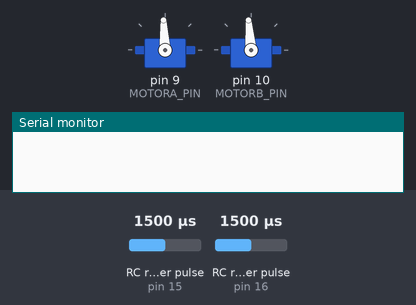
Recording of a sketch running on a simulated Arduino Uno, built with avr-gcc and run on an emulated ATmega328P. Shown: 2 × servo, the last lines printed to the serial monitor. Wiring (inferred from the names in the program): 2 × RC receiver channel: data pin 15 / data pin 16. Inputs (shaded band) come from the test bench; at power-on: RC receiver pulse (sensors on pin 15, pin 16) 1500 µs.

Above: at 1.2 s.
1.3 s: RC receiver pulse (sensor on pin 15) set to 1020 µs
At 2.3 s:
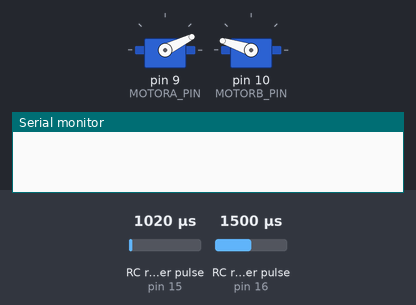
2.8 s: RC receiver pulse (sensor on pin 16) set to 1250 µs
At 3.5 s:
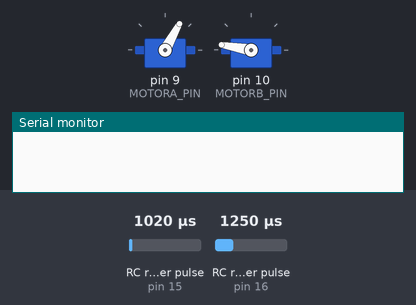
4.3 s: RC receiver pulse (sensor on pin 15) set to 1500 µs
At 5.7 s:
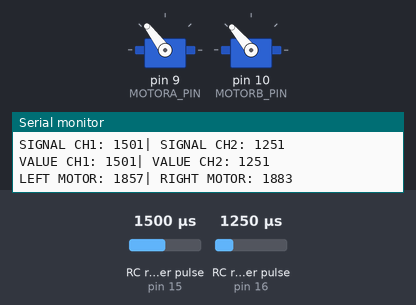
6.6 s: RC receiver pulse (sensor on pin 16) set to 1750 µs
At 7.6 s:
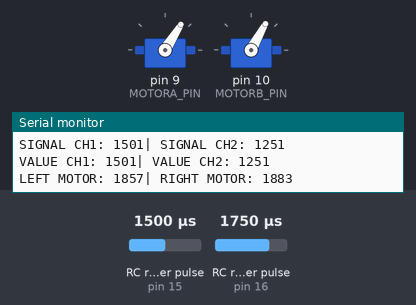
8.1 s: RC receiver pulse (sensor on pin 15) set to 1250 µs
At 8.7 s:
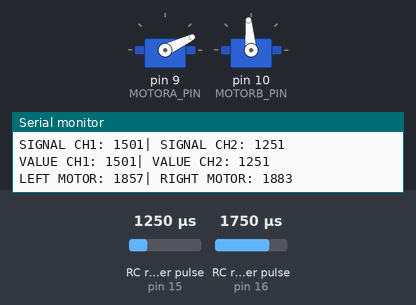
9.6 s: RC receiver pulse (sensor on pin 16) set to 1500 µs
At 11.0 s:
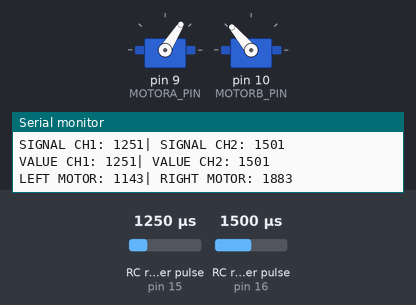
Timing chart, 0 to 12.1 s (numbered marks = the images above; inputs shaded):
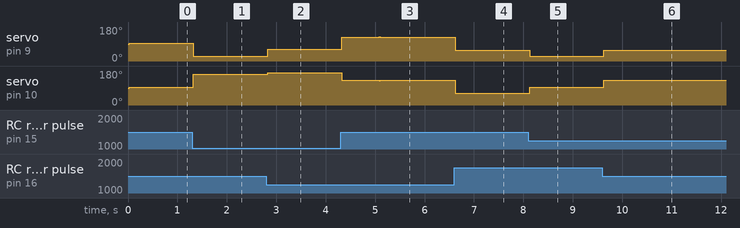

Measured:
- after the input at 1.3 s, servo on pin 9 (MOTORA_PIN): 93° → 26° at once; servo on pin 10 (MOTORB_PIN): 95° → 162° at once
- after the input at 2.8 s, servo on pin 9 (MOTORA_PIN): 26° → 61° at once; servo on pin 10 (MOTORB_PIN): 162° → 170° at once
- after the input at 4.3 s, servo on pin 9 (MOTORA_PIN): 61° → 127° at once; servo on pin 10 (MOTORB_PIN): 170° → 130° at once
- after the input at 6.6 s, servo on pin 9 (MOTORA_PIN): 127° → 58° at once; servo on pin 10 (MOTORB_PIN): 130° → 61° at once
- after the input at 8.1 s, servo on pin 9 (MOTORA_PIN): 58° → 25° at once; servo on pin 10 (MOTORB_PIN): 61° → 95° at once
- after the input at 9.6 s, servo on pin 9 (MOTORA_PIN): 25° → 58° at once; servo on pin 10 (MOTORB_PIN): 95° → 130° at once

The sketch:

radio-mixer.ino
```cpp
/*
 * RADIO MIXER FOR 2.4 GHz TX4 CONTROLLER
 *
 * OBS. INTERNA: ESCRITO COM BASE NO RECEPTOR E TRANSMISSOR DO
 * CONTROLE COM O ADESIVO DA ROBOTBULLS + MOTORES N20 500RPM.
 * @Authors: Lucas Tomazeli, Renato Júnior, Felipe Mastromauro
 */

// TODO: Corrigir eventuais travamentos e permitir virar com
// o gatilho completamente apertado.

#include <Servo.h>

// MOTORS DEFINITION

Servo motorA;
Servo motorB;

// PINS DEFINITION

#define MOTORA_PIN 9
#define MOTORB_PIN 10

#define CH1_PIN 15
#define CH2_PIN 16

// "MAGIC NUMBERS" DEFINITION

#define DEBUG 1
#define DEADZONE 20
#define TIMEOUT 50000

#define LOWER_PULSE 1020
#define MIDDLE_PULSE 1510
#define UPPER_PULSE 2000

#define interval 5000

#define MOTORA_LOWER 800
#define MOTORA_UPPER 2200

#define MOTORB_LOWER 700
#define MOTORB_UPPER 2300

#define MOTOR_LOWER_POINT 800
#define MOTOR_LOWER_MIDDLE_POINT 1150
#define MOTOR_MIDDLE_POINT 1500
#define MOTOR_MIDDLE_UPPER_POINT 1850
#define MOTOR_UPPER_POINT 2200

// GLOBALS

unsigned long ch1Pulse, ch2Pulse;
unsigned long ch1Value, ch2Value;
int ch1Servo, ch2Servo;
int leftMotor, rightMotor;
int statCounter;
unsigned long previousMillis = 0;

// FUNCTION PROTOTYPES

void readRadio();         // Read radio receptor signal
void normalize();         // Normalization of readings
void mix();               // Mixing the controller commands
void controlMotors();     // Controlling motors
void debug();             // Serial monitor info

void setup() {
  if (DEBUG != 0){
    Serial.begin(9600);
  }

  pinMode(CH1_PIN, INPUT);
  pinMode(CH2_PIN, INPUT);

  motorA.attach(MOTORA_PIN);
  motorB.attach(MOTORB_PIN);
}

void loop() {
  readRadio();
  if(DEBUG != 0) {
    debug();
  }
  controlMotors();
}

void readRadio(){
  ch1Pulse = pulseIn(CH1_PIN, HIGH, TIMEOUT);
  ch2Pulse = pulseIn(CH2_PIN, HIGH, TIMEOUT);

  if ((ch1Pulse == 0) || (ch1Pulse - MIDDLE_PULSE > -DEADZONE && ch1Pulse - MIDDLE_PULSE < DEADZONE)){
    ch1Pulse = MIDDLE_PULSE;
  }
  if ((ch2Pulse == 0) || (ch2Pulse - MIDDLE_PULSE > -DEADZONE && ch2Pulse - MIDDLE_PULSE < DEADZONE)){
    ch2Pulse = MIDDLE_PULSE;
  }
  normalize();
}

// TODO: Refactor and test values in this function
void normalize(){
  ch1Value = constrain(ch1Pulse, LOWER_PULSE, UPPER_PULSE);
  ch2Value = constrain(ch2Pulse, LOWER_PULSE, UPPER_PULSE);

  // Normalize
  if(ch1Value > MIDDLE_PULSE && ch1Value <= (UPPER_PULSE + MIDDLE_PULSE)/2){
    ch1Servo = map(ch1Value, MIDDLE_PULSE, (UPPER_PULSE + MIDDLE_PULSE)/2, MOTOR_MIDDLE_POINT, MOTOR_LOWER_MIDDLE_POINT);
  }

  if(ch1Value > (UPPER_PULSE + MIDDLE_PULSE)/2 && ch1Value <= UPPER_PULSE){
    ch1Servo = map(ch1Value, UPPER_PULSE - (UPPER_PULSE - MIDDLE_PULSE), UPPER_PULSE, MOTOR_LOWER_MIDDLE_POINT, MOTOR_LOWER_POINT);
  }

  if(ch1Value >= (LOWER_PULSE + MIDDLE_PULSE)/2 && ch1Value < MIDDLE_PULSE){
    ch1Servo = map(ch1Value, (LOWER_PULSE + MIDDLE_PULSE)/2, MIDDLE_PULSE, MOTOR_MIDDLE_UPPER_POINT, MOTOR_MIDDLE_POINT);
  }

  if(ch1Value >= LOWER_PULSE && ch1Value < (LOWER_PULSE + MIDDLE_PULSE)/2){
    ch1Servo = map(ch1Value, LOWER_PULSE, (LOWER_PULSE + MIDDLE_PULSE)/2, MOTOR_UPPER_POINT, MOTOR_MIDDLE_UPPER_POINT);
  }

  if(ch2Value > MIDDLE_PULSE && ch2Value <= (UPPER_PULSE + MIDDLE_PULSE)/2){
    ch2Servo = map(ch2Value, MIDDLE_PULSE, (UPPER_PULSE + MIDDLE_PULSE)/2, MOTOR_MIDDLE_POINT, MOTOR_LOWER_MIDDLE_POINT);
  }

  if(ch2Value > (UPPER_PULSE + MIDDLE_PULSE)/2 && ch2Value <= UPPER_PULSE){
    ch2Servo = map(ch2Value, (UPPER_PULSE + MIDDLE_PULSE)/2, UPPER_PULSE, MOTOR_LOWER_MIDDLE_POINT, MOTOR_LOWER_POINT);
  }

  if(ch2Value >= (LOWER_PULSE + MIDDLE_PULSE)/2 && ch2Value < MIDDLE_PULSE){
    ch2Servo = map(ch2Value, (LOWER_PULSE + MIDDLE_PULSE)/2, MIDDLE_PULSE, MOTOR_MIDDLE_UPPER_POINT, MOTOR_MIDDLE_POINT);
  }

  if(ch2Value >= 1240 && ch2Value < (LOWER_PULSE + MIDDLE_PULSE)/2){
    ch2Servo = map(ch2Value, LOWER_PULSE, (LOWER_PULSE + MIDDLE_PULSE)/2, MOTOR_UPPER_POINT, MOTOR_MIDDLE_UPPER_POINT);
  }

  if(ch1Value == MIDDLE_PULSE){
    ch1Servo = 1500;
   }

   if(ch2Value == MIDDLE_PULSE){
    ch2Servo = 1500;
   }
  mix();
}

void mix(){
  if(ch2Servo > 1300){
    leftMotor = ch2Servo - (ch1Servo - 1500);
    rightMotor = ch2Servo + (ch1Servo - 1500);
  }

  if(ch2Servo < 1700){
    leftMotor = ch2Servo - (ch1Servo - 1500);
    rightMotor = ch2Servo + (ch1Servo - 1500);
  }

  leftMotor = constrain(leftMotor, MOTORA_LOWER, MOTORA_UPPER);
  rightMotor = constrain(rightMotor, MOTORB_LOWER, MOTORB_UPPER);
}

void controlMotors(){
  motorA.writeMicroseconds(leftMotor);
  motorB.writeMicroseconds(rightMotor);
}

void debug(){
  unsigned long currentMillis = millis();
  if (currentMillis - previousMillis >= interval)
  {
    previousMillis = currentMillis;
    statCounter=statCounter+1; //increment counter
    Serial.print("SIGNAL CH1: ");
    Serial.print(ch1Pulse);
    Serial.print("| SIGNAL CH2: ");
    Serial.print(ch2Pulse);
    Serial.print("\n");

    Serial.print("VALUE CH1: ");
    Serial.print(ch1Value);
    Serial.print("| VALUE CH2: ");
    Serial.print(ch2Value);
    Serial.print("\n");

    Serial.print("LEFT MOTOR: ");
    Serial.print(leftMotor);
    Serial.print("| RIGHT MOTOR: ");
    Serial.print(rightMotor);
    Serial.print("\n");

    if(statCounter=10){
      statCounter=0;  //reset counter
    }
  }
}
```
